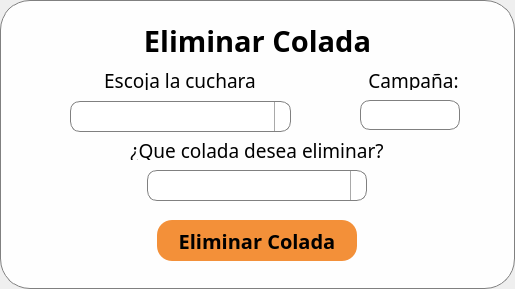
<?xml version="1.0" encoding="UTF-8"?>
<ui version="4.0">
 <class>PopUpDeleteColada</class>
 <widget class="QMainWindow" name="PopUpDeleteColada">
  <property name="geometry">
   <rect>
    <x>0</x>
    <y>0</y>
    <width>515</width>
    <height>289</height>
   </rect>
  </property>
  <property name="focusPolicy">
   <enum>Qt::NoFocus</enum>
  </property>
  <property name="windowTitle">
   <string>Eliminar Colada - Abaxfem</string>
  </property>
  <property name="windowIcon">
   <iconset resource="resources.qrc">
    <normaloff>:/Images/ResourcesFolder/Imagenes/Logo_Lineas.png</normaloff>:/Images/ResourcesFolder/Imagenes/Logo_Lineas.png</iconset>
  </property>
  <widget class="QWidget" name="centralwidget">
   <property name="styleSheet">
    <string notr="true">QWidget {
background-color : rgba(255, 255, 255, 240);
border-radius:30;
border:1px solid gray;
}</string>
   </property>
   <widget class="QLabel" name="label">
    <property name="geometry">
     <rect>
      <x>117</x>
      <y>20</y>
      <width>281</width>
      <height>41</height>
     </rect>
    </property>
    <property name="font">
     <font>
      <family>Bell MT</family>
      <pointsize>22</pointsize>
      <italic>false</italic>
      <bold>true</bold>
      <kerning>true</kerning>
     </font>
    </property>
    <property name="styleSheet">
     <string notr="true">QLabel{
background-color: rgba(255, 255, 255, 0);
border:0px;
}</string>
    </property>
    <property name="text">
     <string>Eliminar Colada</string>
    </property>
    <property name="alignment">
     <set>Qt::AlignCenter</set>
    </property>
   </widget>
   <widget class="QLabel" name="label_4">
    <property name="geometry">
     <rect>
      <x>50</x>
      <y>70</y>
      <width>260</width>
      <height>20</height>
     </rect>
    </property>
    <property name="font">
     <font>
      <family>Rockwell</family>
      <pointsize>14</pointsize>
     </font>
    </property>
    <property name="styleSheet">
     <string notr="true">border:0px;
background-color: rgba(0, 0, 0, 0);</string>
    </property>
    <property name="text">
     <string>Escoja la cuchara</string>
    </property>
    <property name="alignment">
     <set>Qt::AlignCenter</set>
    </property>
   </widget>
   <widget class="QPushButton" name="pb_exit">
    <property name="geometry">
     <rect>
      <x>470</x>
      <y>10</y>
      <width>21</width>
      <height>21</height>
     </rect>
    </property>
    <property name="styleSheet">
     <string notr="true">QPushButton{
	background-color: rgba(255, 255, 255, 0);
	image: url(:/Icons/ResourcesFolder/featherIcons/x-square.svg);
border:0px;
}
QPushButton:hover{
	background-color: rgba(200, 200, 200, 120);
	border-radius: 6px
}

QPushButton:pressed{
	background-color: rgba(180, 180, 180, 150);
	border-radius: 6px
}</string>
    </property>
    <property name="text">
     <string/>
    </property>
   </widget>
   <widget class="QPushButton" name="pb_aceptar">
    <property name="geometry">
     <rect>
      <x>157</x>
      <y>220</y>
      <width>200</width>
      <height>41</height>
     </rect>
    </property>
    <property name="font">
     <font>
      <family>Bell MT</family>
      <pointsize>15</pointsize>
      <italic>false</italic>
      <bold>true</bold>
      <underline>false</underline>
      <strikeout>false</strikeout>
     </font>
    </property>
    <property name="styleSheet">
     <string notr="true">QPushButton{
	border-radius:15px;
	color: rgb(0, 0, 0);
	background-color: rgba(240, 120, 14, 210);
border:0px;
}
QPushButton:hover{
	background-color: rgba(255, 135, 29, 230);
}
QPushButton:pressed{
	background-color: rgba(255, 135, 29, 255);
}</string>
    </property>
    <property name="text">
     <string>Eliminar Colada</string>
    </property>
   </widget>
   <widget class="QComboBox" name="cbCuchara">
    <property name="geometry">
     <rect>
      <x>70</x>
      <y>101</y>
      <width>221</width>
      <height>31</height>
     </rect>
    </property>
    <property name="font">
     <font>
      <family>Bell MT</family>
      <pointsize>18</pointsize>
     </font>
    </property>
    <property name="styleSheet">
     <string notr="true">QComboBox {
    border: 1px solid gray;
    border-radius: 10px;
    padding: 1px 18px 1px 3px;
    min-width: 6em;
}

QComboBox:editable {
    background: white;
}

QComboBox:!editable, QComboBox::drop-down:editable {
     background: qlineargradient(x1: 0, y1: 0, x2: 0, y2: 1,
                                 stop: 0 #E1E1E1, stop: 0.4 #DDDDDD,
                                 stop: 0.5 #D8D8D8, stop: 1.0 #D3D3D3);
}

/* QComboBox gets the &quot;on&quot; state when the popup is open */
QComboBox:!editable:on, QComboBox::drop-down:editable:on {
    background: qlineargradient(x1: 0, y1: 0, x2: 0, y2: 1,
                                stop: 0 #D3D3D3, stop: 0.4 #D8D8D8,
                                stop: 0.5 #DDDDDD, stop: 1.0 #E1E1E1);
}

QComboBox:on { /* shift the text when the popup opens */
    padding-top: 3px;
    padding-left: 4px;
}

QComboBox::drop-down {
    subcontrol-origin: padding;
    subcontrol-position: top right;
    width: 15px;

    border-left-width: 1px;
    border-left-color: darkgray;
    border-left-style: solid; /* just a single line */
    border-top-right-radius: 3px; /* same radius as the QComboBox */
    border-bottom-right-radius: 3px;
}

QComboBox::down-arrow {

	image: url(:/Icons/ResourcesFolder/featherIcons/chevron-down.svg);
}

QComboBox::down-arrow:on { /* shift the arrow when popup is open */
    top: 1px;
    left: 1px;
}</string>
    </property>
   </widget>
   <widget class="QLabel" name="label_5">
    <property name="geometry">
     <rect>
      <x>127</x>
      <y>140</y>
      <width>260</width>
      <height>20</height>
     </rect>
    </property>
    <property name="font">
     <font>
      <family>Rockwell</family>
      <pointsize>14</pointsize>
     </font>
    </property>
    <property name="styleSheet">
     <string notr="true">border:0px;
background-color: rgba(0, 0, 0, 0);</string>
    </property>
    <property name="text">
     <string>¿Que colada desea eliminar?</string>
    </property>
    <property name="alignment">
     <set>Qt::AlignCenter</set>
    </property>
   </widget>
   <widget class="QLabel" name="label_6">
    <property name="geometry">
     <rect>
      <x>363</x>
      <y>70</y>
      <width>101</width>
      <height>20</height>
     </rect>
    </property>
    <property name="font">
     <font>
      <family>Rockwell</family>
      <pointsize>14</pointsize>
     </font>
    </property>
    <property name="styleSheet">
     <string notr="true">background-color: rgba(0, 0, 0, 0);
border:0px;</string>
    </property>
    <property name="text">
     <string>Campaña:</string>
    </property>
    <property name="alignment">
     <set>Qt::AlignCenter</set>
    </property>
   </widget>
   <widget class="QLineEdit" name="txtCampana">
    <property name="enabled">
     <bool>false</bool>
    </property>
    <property name="geometry">
     <rect>
      <x>360</x>
      <y>100</y>
      <width>100</width>
      <height>30</height>
     </rect>
    </property>
    <property name="font">
     <font>
      <family>Rockwell</family>
      <pointsize>18</pointsize>
      <italic>false</italic>
     </font>
    </property>
    <property name="styleSheet">
     <string notr="true"> border: 1px solid gray;
    border-radius: 10px;

    min-width: 6em;


     background: qlineargradient(x1: 0, y1: 0, x2: 0, y2: 1,
                                 stop: 0 #E1E1E1, stop: 0.4 #DDDDDD,
                                 stop: 0.5 #D8D8D8, stop: 1.0 #D3D3D3);</string>
    </property>
    <property name="text">
     <string/>
    </property>
    <property name="alignment">
     <set>Qt::AlignCenter</set>
    </property>
   </widget>
   <widget class="QComboBox" name="cbColada">
    <property name="geometry">
     <rect>
      <x>147</x>
      <y>170</y>
      <width>220</width>
      <height>31</height>
     </rect>
    </property>
    <property name="font">
     <font>
      <family>Bell MT</family>
      <pointsize>18</pointsize>
     </font>
    </property>
    <property name="styleSheet">
     <string notr="true">QComboBox {
    border: 1px solid gray;
    border-radius: 10px;
    padding: 1px 18px 1px 3px;
    min-width: 6em;
}

QComboBox:editable {
    background: white;
}

QComboBox:!editable, QComboBox::drop-down:editable {
     background: qlineargradient(x1: 0, y1: 0, x2: 0, y2: 1,
                                 stop: 0 #E1E1E1, stop: 0.4 #DDDDDD,
                                 stop: 0.5 #D8D8D8, stop: 1.0 #D3D3D3);
}

/* QComboBox gets the &quot;on&quot; state when the popup is open */
QComboBox:!editable:on, QComboBox::drop-down:editable:on {
    background: qlineargradient(x1: 0, y1: 0, x2: 0, y2: 1,
                                stop: 0 #D3D3D3, stop: 0.4 #D8D8D8,
                                stop: 0.5 #DDDDDD, stop: 1.0 #E1E1E1);
}

QComboBox:on { /* shift the text when the popup opens */
    padding-top: 3px;
    padding-left: 4px;
}

QComboBox::drop-down {
    subcontrol-origin: padding;
    subcontrol-position: top right;
    width: 15px;

    border-left-width: 1px;
    border-left-color: darkgray;
    border-left-style: solid; /* just a single line */
    border-top-right-radius: 3px; /* same radius as the QComboBox */
    border-bottom-right-radius: 3px;
}

QComboBox::down-arrow {

	image: url(:/Icons/ResourcesFolder/featherIcons/chevron-down.svg);
}

QComboBox::down-arrow:on { /* shift the arrow when popup is open */
    top: 1px;
    left: 1px;
}</string>
    </property>
   </widget>
  </widget>
 </widget>
 <resources>
  <include location="resources.qrc"/>
 </resources>
 <connections/>
</ui>
